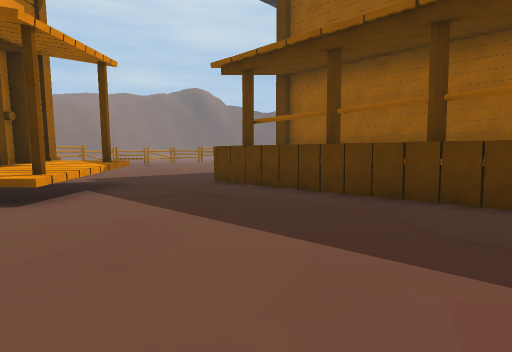
[1] (above)

16 first-person views from a walk through a 3-D level made in the Unity game engine. The camera is 1.5 m above the floor, tilts 4° down and sees 75° across. The floor is counted in squares, 2 m on a side. Each view is taken from the middle of a square. On the plan, view 1 faces up. The plan holds only what a view shows up to about 11 squares ahead; the rest is blank. The place goes on beyond the plan. The player is left out. Some surface patterns are stand-ins.

[2]
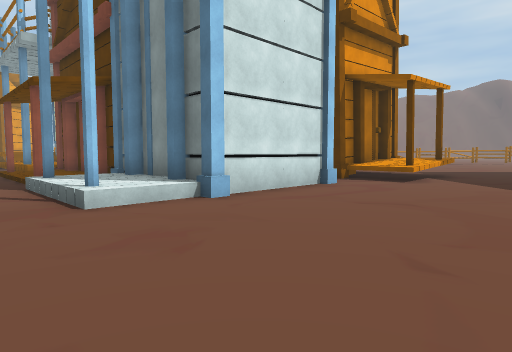

[3]
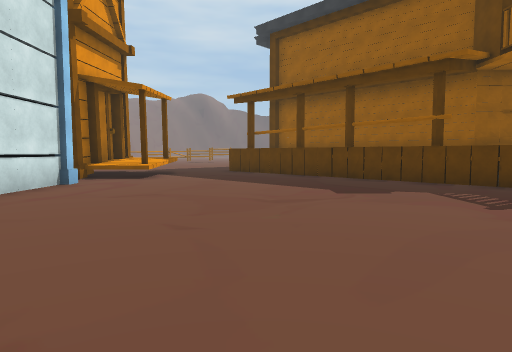

[4]
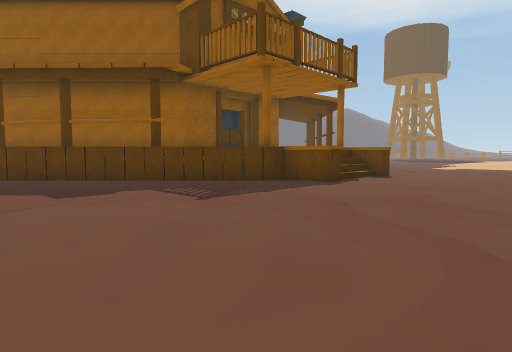

[5]
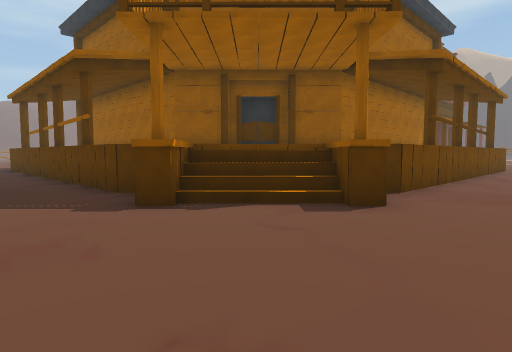

[6]
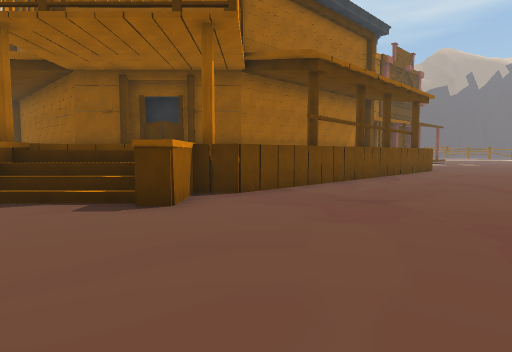

[7]
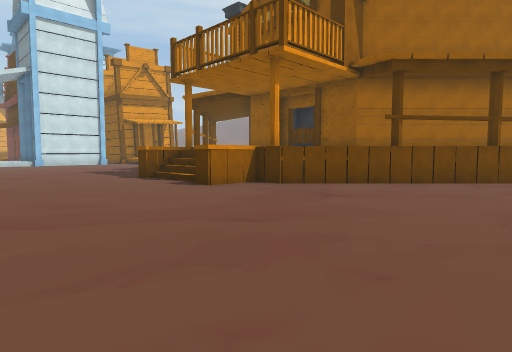

[8]
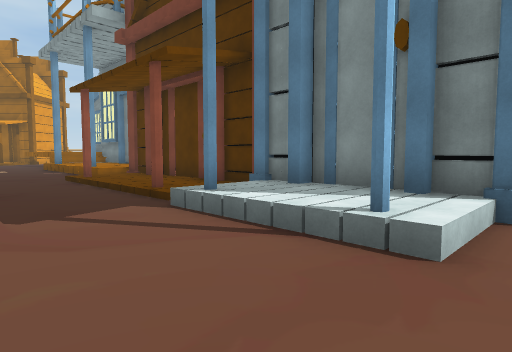

[9]
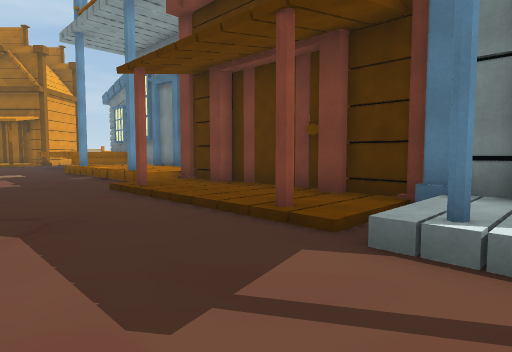

[10]
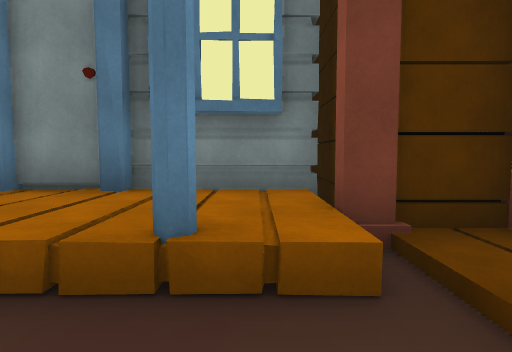

[11]
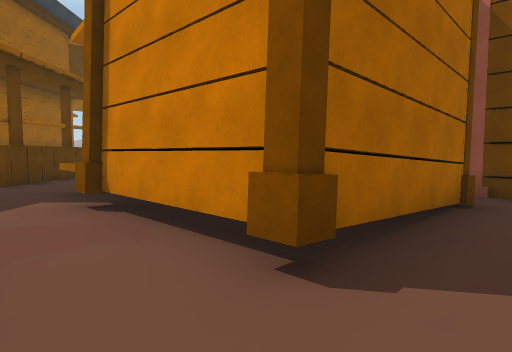

[12]
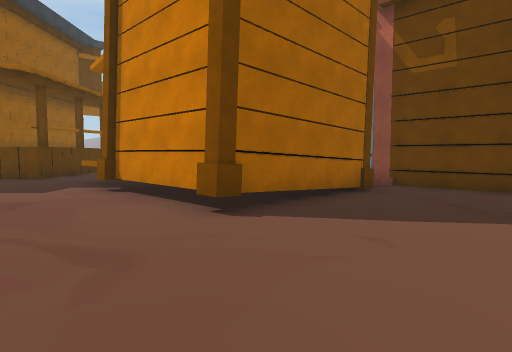

[13]
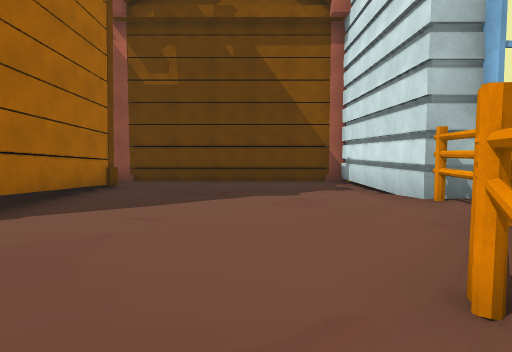

[14]
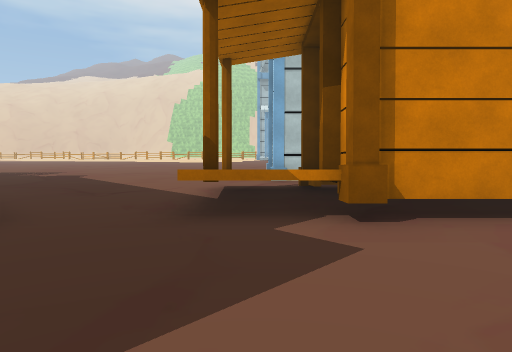

[15]
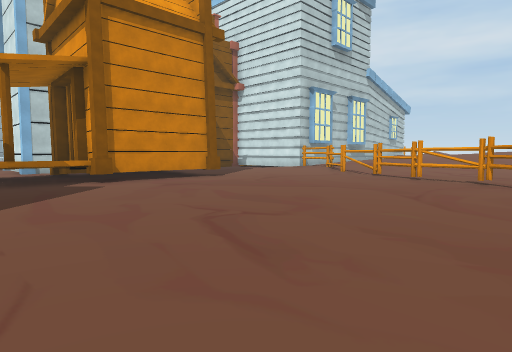

[16]
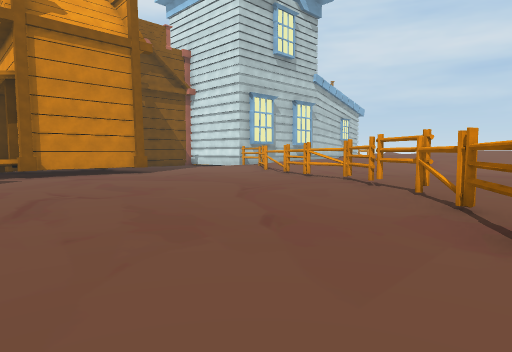

### Floor plan
Key: @ floor where view 1 was taken; # wall or solid block; . main floor; : floor 0.25 m higher than the main floor; + floor 0.5 m higher than the main floor; * floor 1.5 m higher than the main floor; / step, stairs or slope; ^ raised ledge; v drop or lower ground; B building; F fence.
Columns run from 17 left of view 1 to 17 right of it. Each row starts with its distance up from view 1.
 20           F ...
 19       ...F.....
 18   ......F......
 17   .....F........
 16    ...F.........
 15   ..............
 14   ...F..........
 13     .F..........
 12     F..........
 11     F...........  #
 10    F:...........  ##
  9    F::.......... #
  8   #F:...BBBBBBB..##
  7   ##:...BB BBBB..###
  6    #....B   BBB...###    ###    ###
  5    #....B  BBBB....#######/#######.
  4    #.....  .........###       ###..
  3    ##B####  #........#        /....
  2    #        #..........*#    /.....
  1 #^^B        #...........v////......
  0 ^^^BBBBBB####....@.......////.....
 -1 ^^^/    ////+......................
 -2 .../B////#//#......................
 -3 ...................................
 -4 ...................................
 -5       ........   .....    .  ......

Positions as (right, up) in squares from view 1, and headings:
1: (0, 0), facing up
2: (0, -4), facing up-left
3: (0, -5), facing up
4: (0, -5), facing up-right
5: (9, -5), facing up
6: (12, -5), facing up
7: (17, -5), facing up-left
8: (-4, -5), facing up-left
9: (-7, -5), facing up-left
10: (-15, -3), facing up
11: (-10, 10), facing down-right
12: (-12, 11), facing down-right
13: (-12, 12), facing down
14: (-4, 12), facing down
15: (-2, 17), facing down-left
16: (-3, 20), facing down-left
